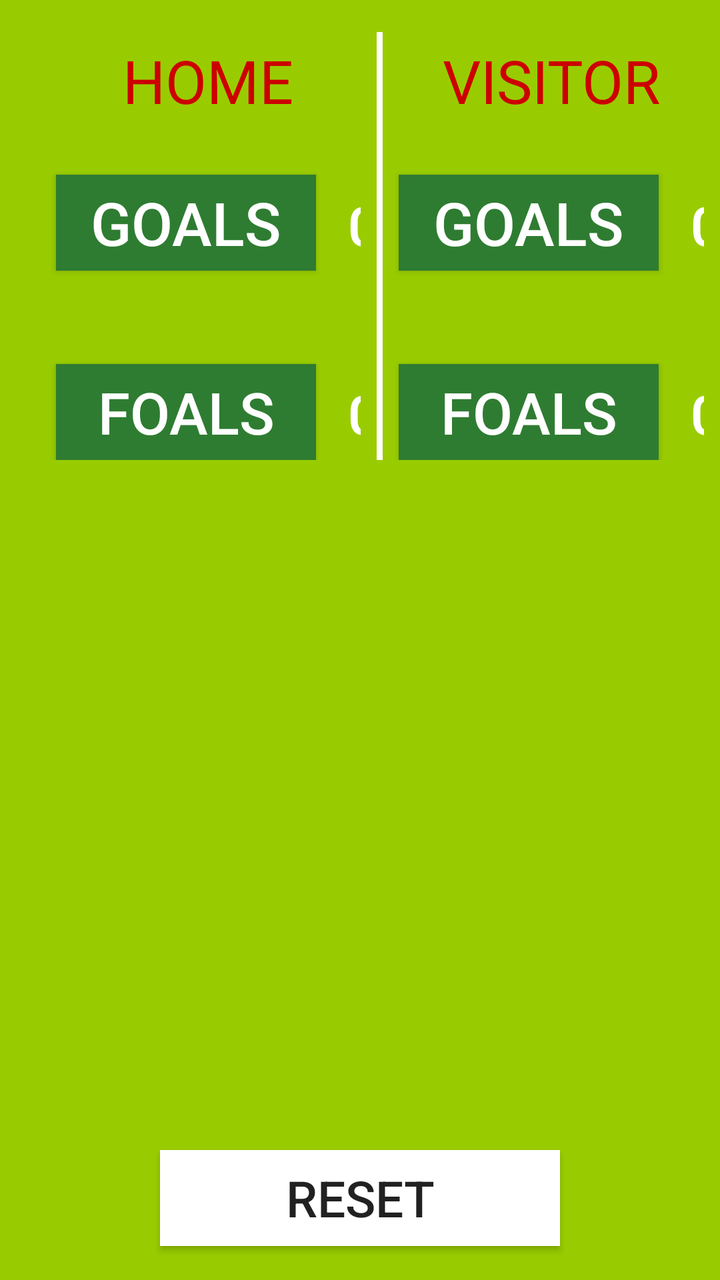
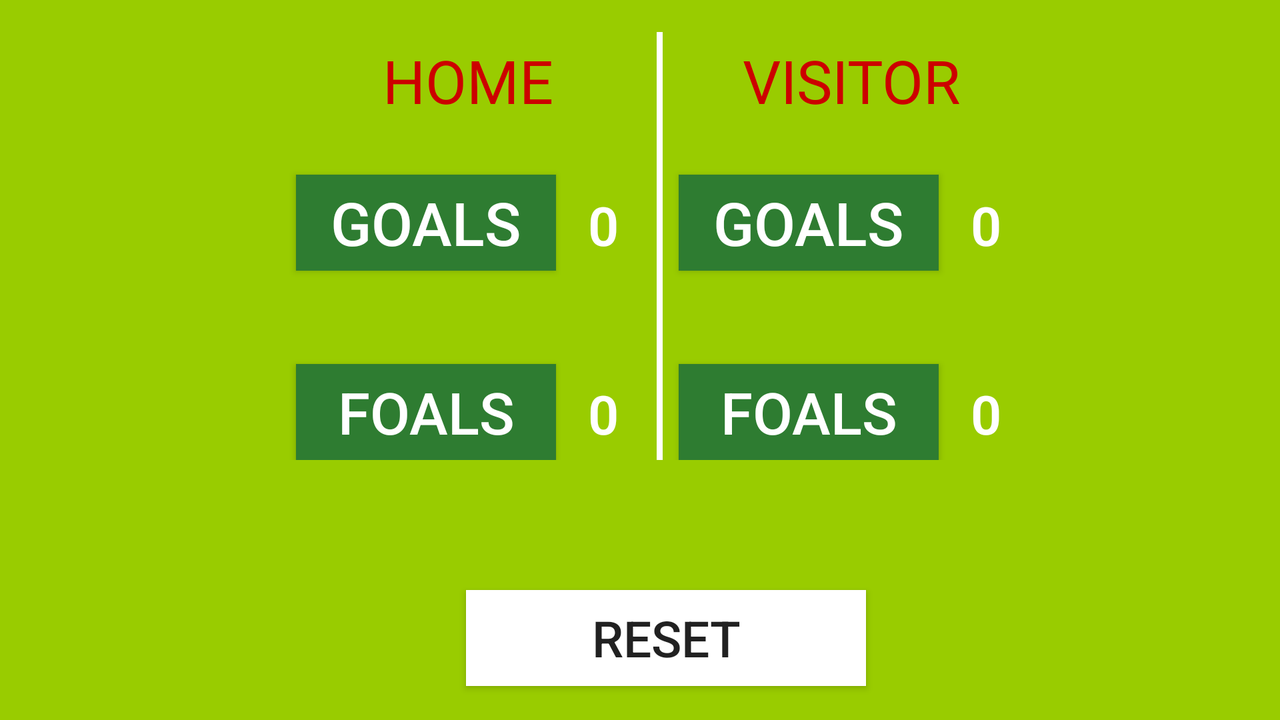

One screen, two layout resources from the same app: the default and the repository's alternative for another configuration. Each is rendered where Android would select it; the XML of both is given below.
<!-- AndroidManifest.xml: application theme AppTheme -->
<!-- res/layout/activity_main.xml -->
<RelativeLayout xmlns:android="http://schemas.android.com/apk/res/android"
    xmlns:tools="http://schemas.android.com/tools"
    android:layout_width="match_parent"
    android:layout_height="match_parent"
    android:background="@android:color/holo_green_light"
    android:gravity="center"
    android:orientation="vertical">

    <LinearLayout
        android:layout_width="400dp"
        android:layout_height="wrap_content">

        <RelativeLayout
            android:layout_width="0dp"
            android:layout_height="230dp"
            android:layout_marginLeft="20dp"
            android:layout_weight="1"
            tools:context=".MainActivity">

            <TextView
                android:id="@+id/home"
                android:layout_width="match_parent"
                android:layout_height="wrap_content"
                android:layout_marginBottom="15dp"
                android:layout_marginTop="16dp"
                android:fontFamily="@font/aldrich"
                android:padding="4dp"
                android:text="@string/home"
                android:textAlignment="center"
                android:textAllCaps="true"
                android:textColor="@android:color/holo_red_dark"
                android:textSize="30sp" />

            <Button
                android:id="@+id/hGoals"
                android:layout_width="130dp"
                android:layout_height="wrap_content"
                android:layout_below="@+id/home"
                android:layout_margin="8dp"
                android:layout_marginBottom="60dp"
                android:layout_marginRight="0dp"
                android:background="@color/colorPrimary"
                android:onClick="addOneGoalForHomeTeam"
                android:text="@string/goals"
                android:textColor="@android:color/white"
                android:textSize="30sp" />

            <TextView
                android:id="@+id/goalScore"
                android:layout_width="wrap_content"
                android:layout_height="45dp"
                android:layout_alignBaseline="@+id/hGoals"
                android:layout_alignBottom="@+id/hGoals"
                android:layout_toEndOf="@+id/hGoals"
                android:layout_toRightOf="@+id/hGoals"
                android:layout_weight="1"
                android:fontFamily="sans-serif-light"
                android:padding="8dp"
                android:text="@string/_0"
                android:textColor="@android:color/white"
                android:textSize="27sp"
                android:textStyle="bold" />

            <Button
                android:id="@+id/foals"
                android:layout_width="130dp"
                android:layout_height="wrap_content"
                android:layout_alignLeft="@+id/hGoals"
                android:layout_alignParentBottom="true"
                android:layout_alignStart="@+id/hGoals"
                android:background="@color/colorPrimary"
                android:onClick="addFoulForHomeTeam"
                android:text="@string/foals"
                android:textColor="@android:color/white"
                android:textSize="29sp" />

            <TextView
                android:id="@+id/foalsScore"
                android:layout_width="wrap_content"
                android:layout_height="45dp"
                android:layout_alignBaseline="@+id/foals"
                android:layout_alignBottom="@+id/foals"
                android:layout_alignLeft="@+id/goalScore"
                android:layout_alignStart="@+id/goalScore"
                android:layout_weight="1"
                android:fontFamily="sans-serif-light"
                android:padding="8dp"
                android:text="@string/_0"
                android:textColor="@android:color/white"
                android:textSize="27sp"
                android:textStyle="bold" />
        </RelativeLayout>

        <View
            android:layout_width="3dp"
            android:layout_height="match_parent"
            android:layout_marginTop="16dp"
            android:background="@android:color/white" />

        <RelativeLayout
            android:layout_width="0dp"
            android:layout_height="230dp"
            android:layout_marginLeft="0dp"
            android:layout_weight="1"
            tools:context=".MainActivity">

            <TextView
                android:id="@+id/visitor"
                android:layout_width="match_parent"
                android:layout_height="wrap_content"
                android:layout_marginBottom="15dp"
                android:layout_marginTop="16dp"
                android:fontFamily="@font/aldrich"
                android:padding="4dp"
                android:text="@string/visitor"
                android:textAlignment="center"
                android:textAllCaps="true"
                android:textColor="@android:color/holo_red_dark"
                android:textSize="30sp" />

            <Button
                android:id="@+id/vGoalsB"
                android:layout_width="130dp"
                android:layout_height="wrap_content"
                android:layout_below="@+id/visitor"
                android:layout_centerVertical="true"
                android:layout_margin="8dp"
                android:layout_marginBottom="60dp"
                android:layout_marginRight="14dp"
                android:background="@color/colorPrimary"
                android:onClick="addOneForVisitorTeam"
                android:text="@string/goals"
                android:textColor="@android:color/white"
                android:textSize="30sp" />

            <TextView
                android:id="@+id/vGoalScore"
                android:layout_width="wrap_content"
                android:layout_height="45dp"
                android:layout_alignBaseline="@+id/vGoalsB"
                android:layout_alignBottom="@+id/vGoalsB"
                android:layout_toEndOf="@+id/vGoalsB"
                android:layout_toRightOf="@+id/vGoalsB"
                android:layout_weight="1"
                android:fontFamily="sans-serif-light"
                android:padding="8dp"
                android:text="@string/_0"
                android:textColor="@android:color/white"
                android:textSize="27sp"
                android:textStyle="bold" />

            <Button
                android:id="@+id/vFoals"
                android:layout_width="130dp"
                android:layout_height="wrap_content"
                android:layout_alignLeft="@+id/vGoalsB"
                android:layout_alignParentBottom="true"
                android:layout_alignStart="@+id/vGoalsB"
                android:background="@color/colorPrimary"
                android:onClick="addFoulVisitorTeam"
                android:text="@string/foals"
                android:textColor="@android:color/white"
                android:textSize="29sp" />

            <TextView
                android:id="@+id/vFoalsScore"
                android:layout_width="wrap_content"
                android:layout_height="45dp"
                android:layout_alignBaseline="@+id/vFoals"
                android:layout_alignBottom="@+id/vFoals"
                android:layout_alignLeft="@+id/vGoalScore"
                android:layout_alignStart="@+id/vGoalScore"
                android:layout_weight="1"
                android:fontFamily="sans-serif-light"
                android:padding="8dp"
                android:text="@string/_0"
                android:textColor="@android:color/white"
                android:textSize="27sp"
                android:textStyle="bold" />

        </RelativeLayout>

    </LinearLayout>

    <Button
        android:layout_width="200dp"
        android:layout_height="wrap_content"
        android:layout_alignParentBottom="true"
        android:layout_marginBottom="17dp"
        android:layout_centerHorizontal="true"
        android:background="@android:color/white"
        android:onClick="reset"
        android:text="@string/reset"
        android:textSize="25sp" />

</RelativeLayout>
<!-- resources referenced by this layout -->
<resources>
  <color name="colorPrimary">#2e7c31</color>
  <string name="_0">0</string>
  <string name="foals">Foals</string>
  <string name="goals">Goals</string>
  <string name="home">Home</string>
  <string name="reset">Reset</string>
  <string name="visitor">Visitor</string>
  <style name="AppTheme" parent="Theme.AppCompat.Light.DarkActionBar">
          
          
          <item name="colorPrimary">@color/colorPrimary</item>
          <item name="colorPrimaryDark">@color/colorPrimaryDark</item>
          <item name="colorAccent">@color/colorAccent</item>
      </style>
  <color name="colorPrimaryDark">#004f04</color>
  <color name="colorAccent">#39993c</color>
</resources>
<!-- res/layout-land/activity_main.xml (the repository's variant of the layout above) -->
<!-- drawn on the phone turned sideways -->
<RelativeLayout xmlns:android="http://schemas.android.com/apk/res/android"
    xmlns:tools="http://schemas.android.com/tools"
    android:layout_width="match_parent"
    android:layout_height="match_parent"
    android:background="@android:color/holo_green_light"
    android:gravity="center"
    android:orientation="horizontal">

    <LinearLayout
        android:layout_width="400dp"
        android:layout_height="wrap_content">

        <RelativeLayout
            android:layout_width="0dp"
            android:layout_height="230dp"
            android:layout_marginLeft="20dp"
            android:layout_weight="1"
            tools:context=".MainActivity">

            <TextView
                android:id="@+id/home"
                android:layout_width="match_parent"
                android:layout_height="wrap_content"
                android:layout_marginBottom="15dp"
                android:layout_marginTop="16dp"
                android:fontFamily="@font/aldrich"
                android:padding="4dp"
                android:text="@string/home"
                android:textAlignment="center"
                android:textAllCaps="true"
                android:textColor="@android:color/holo_red_dark"
                android:textSize="30sp" />

            <Button
                android:id="@+id/hGoals"
                android:layout_width="130dp"
                android:layout_height="wrap_content"
                android:layout_below="@+id/home"
                android:layout_margin="8dp"
                android:layout_marginBottom="60dp"
                android:layout_marginRight="0dp"
                android:background="@color/colorPrimary"
                android:onClick="addOneGoalForHomeTeam"
                android:text="@string/goals"
                android:textColor="@android:color/white"
                android:textSize="30sp" />

            <TextView
                android:id="@+id/goalScore"
                android:layout_width="wrap_content"
                android:layout_height="45dp"
                android:layout_alignBaseline="@+id/hGoals"
                android:layout_alignBottom="@+id/hGoals"
                android:layout_toEndOf="@+id/hGoals"
                android:layout_toRightOf="@+id/hGoals"
                android:layout_weight="1"
                android:fontFamily="sans-serif-light"
                android:padding="8dp"
                android:text="@string/_0"
                android:textColor="@android:color/white"
                android:textSize="27sp"
                android:textStyle="bold" />

            <Button
                android:id="@+id/foals"
                android:layout_width="130dp"
                android:layout_height="wrap_content"
                android:layout_alignLeft="@+id/hGoals"
                android:layout_alignParentBottom="true"
                android:layout_alignStart="@+id/hGoals"
                android:background="@color/colorPrimary"
                android:onClick="addFoulForHomeTeam"
                android:text="@string/foals"
                android:textColor="@android:color/white"
                android:textSize="29sp" />

            <TextView
                android:id="@+id/foalsScore"
                android:layout_width="wrap_content"
                android:layout_height="45dp"
                android:layout_alignBaseline="@+id/foals"
                android:layout_alignBottom="@+id/foals"
                android:layout_alignLeft="@+id/goalScore"
                android:layout_alignStart="@+id/goalScore"
                android:layout_weight="1"
                android:fontFamily="sans-serif-light"
                android:padding="8dp"
                android:text="@string/_0"
                android:textColor="@android:color/white"
                android:textSize="27sp"
                android:textStyle="bold" />
        </RelativeLayout>

        <View
            android:layout_width="3dp"
            android:layout_height="match_parent"
            android:layout_marginTop="16dp"
            android:background="@android:color/white" />

        <RelativeLayout
            android:layout_width="0dp"
            android:layout_height="230dp"
            android:layout_marginLeft="0dp"
            android:layout_weight="1"
            tools:context=".MainActivity">

            <TextView
                android:id="@+id/visitor"
                android:layout_width="match_parent"
                android:layout_height="wrap_content"
                android:layout_marginBottom="15dp"
                android:layout_marginTop="16dp"
                android:fontFamily="@font/aldrich"
                android:padding="4dp"
                android:text="@string/visitor"
                android:textAlignment="center"
                android:textAllCaps="true"
                android:textColor="@android:color/holo_red_dark"
                android:textSize="30sp" />

            <Button
                android:id="@+id/vGoalsB"
                android:layout_width="130dp"
                android:layout_height="wrap_content"
                android:layout_below="@+id/visitor"
                android:layout_centerVertical="true"
                android:layout_margin="8dp"
                android:layout_marginBottom="60dp"
                android:layout_marginRight="14dp"
                android:background="@color/colorPrimary"
                android:onClick="addOneForVisitorTeam"
                android:text="@string/goals"
                android:textColor="@android:color/white"
                android:textSize="30sp" />

            <TextView
                android:id="@+id/vGoalScore"
                android:layout_width="wrap_content"
                android:layout_height="45dp"
                android:layout_alignBaseline="@+id/vGoalsB"
                android:layout_alignBottom="@+id/vGoalsB"
                android:layout_toEndOf="@+id/vGoalsB"
                android:layout_toRightOf="@+id/vGoalsB"
                android:layout_weight="1"
                android:fontFamily="sans-serif-light"
                android:padding="8dp"
                android:text="@string/_0"
                android:textColor="@android:color/white"
                android:textSize="27sp"
                android:textStyle="bold" />

            <Button
                android:id="@+id/vFoals"
                android:layout_width="130dp"
                android:layout_height="wrap_content"
                android:layout_alignLeft="@+id/vGoalsB"
                android:layout_alignParentBottom="true"
                android:layout_alignStart="@+id/vGoalsB"
                android:background="@color/colorPrimary"
                android:onClick="addFoulVisitorTeam"
                android:text="Foals"
                android:textColor="@android:color/white"
                android:textSize="29sp" />

            <TextView
                android:id="@+id/vFoalsScore"
                android:layout_width="wrap_content"
                android:layout_height="45dp"
                android:layout_alignBaseline="@+id/vFoals"
                android:layout_alignBottom="@+id/vFoals"
                android:layout_alignLeft="@+id/vGoalScore"
                android:layout_alignStart="@+id/vGoalScore"
                android:layout_weight="1"
                android:fontFamily="sans-serif-light"
                android:padding="8dp"
                android:text="@string/_0"
                android:textColor="@android:color/white"
                android:textSize="27sp"
                android:textStyle="bold" />

        </RelativeLayout>



    </LinearLayout>

    <Button

        android:layout_width="200dp"
        android:layout_height="wrap_content"
        android:layout_alignParentBottom="true"
        android:layout_alignParentStart="true"
        android:layout_alignParentLeft="true"
        android:layout_marginBottom="17dp"
        android:layout_marginStart="113dp"
        android:layout_marginLeft="113dp"
        android:background="@android:color/white"
        android:onClick="reset"
        android:text="@string/reset"
        android:textSize="25sp" />

</RelativeLayout>
